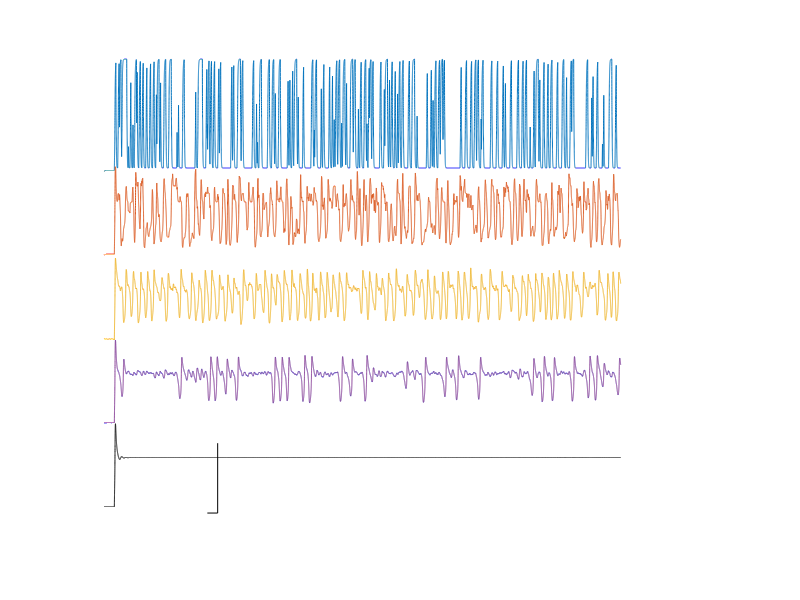

The MATLAB source for this figure:
% morris_lecar_gillespie.m
% solves the morris-lecar equations with stochastic K+ channels
% based on Bard Ermentrout's example of M-L model generating Hopf
% bifurcation
% http://www.math.pitt.edu/~bard/bardware/meth3/odes/mlfig2.ode
% call from MATLAB prompt as follows: output = morris_lecar_gilliespie
% output is a cell array containing vectors of time, membrane potential
% from stochastic simulations, and membrane potential from deterministic
% simulations

function output = morris_lecar_gillespie

Nkvect = [1 10 100 1000]; % number of K+ channels

output = cell(length(Nkvect),1); % output cell array
figure
hold
for i = 1:length(Nkvect)
    [t,v,vdet] = morris_lecar_gillespie_iteration(Nkvect(i));
    size(t)
    output{i,1} = [t' v' vdet'];
    plot(t,v+(length(Nkvect)+1-i)*120)
end
% add deterministic plot from the last simulation
plot(t,vdet,'k')
tscale = [1000 1100 1100];
vscale = [-70 -70 30];
plot(tscale,vscale,'k')
axis off

end % main function



% call sequence for each iteration
% input: Nk, the number of K+ channels
% output: t, the sequence of event times
% output: v, the voltage vector for stochastic simulation
% output: vdet, the voltage vector for deterministic simulation
function [t, v, vdet] = morris_lecar_gillespie_iteration(Nk)

% initial conditions
v0=-60.855;
w0=0.014915;
t0 = 0;

% other parameters
iapp=230;vk=-84;vl=-60;vca=120;
gk=8;gl=2;gca=4.4;c=20;
tstart = 100; % time to turn on stimulus
tend = 5000; % time to end simulation
dtmin = 0.1; % minimum step size

i = 1;  % counter, updated with each stochastic transition
t(i) = t0; % first reported time

% initial conditions of dynamic and stochastic variables
No = round(winf(v0)*Nk); % set number of open channels at equilibrium value
Nc = Nk - No; % number of closed channels
N_open(i) = No; 
N_closed(i) = Nc;
v(i) = v0; 
vdet(i) = v0;
w(i) = w0;
wdet(i) = w0;

% seed random number generator to unique value each run
rand('twister', sum(100*clock));

% begin stochastic simulation
while (t(i) < tend)
    i = i+1;  % i-1 = counter for number of state transitions
    r = rand(2,1);  % generate r(1) and r(2), uniformly distributed over [0,1)
    lm = Nc*aw(v(i-1)) + No*bw(v(i-1)); % effective rate constant of next transition
    dt = 1/lm*log(1/r(1));
    if (dt > dtmin)
        dt = dtmin; % impose a minimum step size with no change in No or Nc
    elseif (No*bw(v(i-1)) > r(2)*lm) % channel closing
        No = No - 1;
        Nc = Nc + 1;
    else
        No = No + 1;
        Nc = Nc - 1;
    end
    t(i) = t(i-1) + dt; %update time vector; note that time is not equally spaced
    N_open(i)=No; 
    N_closed(i)=Nc;
    gkstoch = gk*No/Nk; % stochastic K+ conductance
    % integrate current-balance ODE using forward Euler -- stochastic
    % version
    v(i) = v(i-1) + dt/c*(iapp*(t(i-1)>tstart) - gca*minf(v(i-1))*(v(i-1)-vca) - gkstoch*(v(i-1)-vk) - gl*(v(i-1)-vl));
    % integrate current-balance ODE using forward Euler -- deterministic
    % version    
    vdet(i) = vdet(i-1) + dt/c*( iapp*(t(i-1)>tstart) - gca*minf(vdet(i-1))*(vdet(i-1)-vca) - gk*wdet(i-1)*(vdet(i-1)-vk) - gl*(vdet(i-1)-vl) );
    wdet(i) = wdet(i-1) + dt*(winf(vdet(i-1))-wdet(i-1))/tauw(vdet(i-1));        
end

end

function winf = winf(v)
v3=2;v4=30;
winf=.5*(1+tanh((v-v3)/v4));
end

function minf = minf(v)
v1=-1.2;v2=18;
minf = .5*(1+tanh((v-v1)/v2));
end

function tauw = tauw(v)
v3=2;v4=30;phi=0.04;
tauw = 1/phi/cosh((v-v3)/(2*v4)); % we include phi in tauw to make it easy to do stochastic calculations
end

% we'll use winf and tauw to get the rate constants

function aw = aw(v)
aw = winf(v)/tauw(v);
end

function bw = bw(v)
bw = (1-winf(v))/tauw(v);
end
